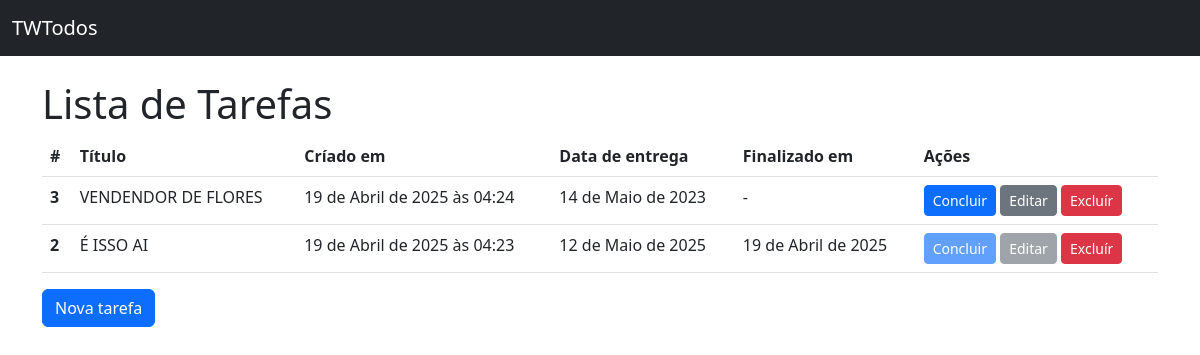
The page / on the database its author committed.
### todos/models.py (models this page shows, shortened)
class Todo(models.Model):
    title = models.CharField(
        verbose_name="Título", max_length=100, null=False, blank=False
    )
    created_at = models.DateTimeField(auto_now_add=True, null=False, blank=False)
    deadline = models.DateField(verbose_name="Data de entrega", null=False, blank=False)
    finished_at = models.DateField(null=True)
    class Meta:
        ordering = ["deadline"]

### todos/views.py (the view)
# urls.py: path("", TodoListView.as_view(), name="todo_list"),
class TodoListView(ListView):
    model = Todo

### todos/templates/todos/todo_list.html (shortened to what this page needs)
{% extends 'base.html' %}
{% block content %}
    <h1>Lista de Tarefas</h1>
    {% if todo_list %}
        <table class="table">
            <thead>
            <tr>
                <th scope="col">#</th>
                <th scope="col">Título</th>
                <th scope="col">Críado em</th>
                <th scope="col">Data de entrega</th>
                <th scope="col">Finalizado em</th>
                <th scope="col">Ações</th>
            </tr>
            </thead>
            <tbody>
                {% for todo in todo_list %}
                    <tr>
                        <th scope="row">{{ todo.pk }}</th>
                        <td>{{ todo.title }}</td>
                        <td>{{ todo.created_at }}</td>
                        <td>{{ todo.deadline }}</td>
                        <td>{{ todo.finished_at|default:"-" }}</td>
                        <td>
                            <a
                                href="{% url 'todo_complete' pk=todo.pk %}"
                                class="btn btn-primary btn-sm {% if todo.finished_at %}disabled{% endif %}"
                            >
                                Concluir
                            </a>
                            <a
                                href="{% url 'todo_update' pk=todo.pk %}"
                                class="btn btn-secondary btn-sm {% if todo.finished_at %}disabled{% endif %}"
                            >
                                Editar
                            </a>
                            <a href="{% url 'todo_delete' pk=todo.pk %}" class="btn btn-danger btn-sm">Excluír</a>
                        </td>
                    </tr>
                {% endfor %}
            </tbody>
        </table>
    {% else %}
        <p>Não há tarefas cadastradas</p>
    {% endif %}
    <a href="{% url 'todo_create' %}" class="btn btn-primary">Nova tarefa</a>
{% endblock content %}

### todos/templates/base.html (shortened to what this page needs)
<!DOCTYPE html>
<html lang="pt-br">
  <head>
    <link href="https://cdn.jsdelivr.net/npm/bootstrap@5.3.0-alpha3/dist/css/bootstrap.min.css" rel="stylesheet">
  </head>
  <body>
    <nav class="navbar bg-dark mb-4" data-bs-theme="dark">
        <div class="container-fluid">
            <a class="navbar-brand" href="{% url 'todo_list' %}">TWTodos</a>
        </div>
    </nav>
    <main class="container">
        {% block content %}{% endblock content %}
    </main>
  </body>
</html>

### rows shown on the page
Todo: pk "3", title "VENDENDOR DE FLORES", created_at "19 de Abril de 2025 às 04:24", deadline "14 de Maio de 2023", finished_at "-"
Todo: pk "2", title "É ISSO AI", created_at "19 de Abril de 2025 às 04:23", deadline "12 de Maio de 2025", finished_at "19 de Abril de 2025"
